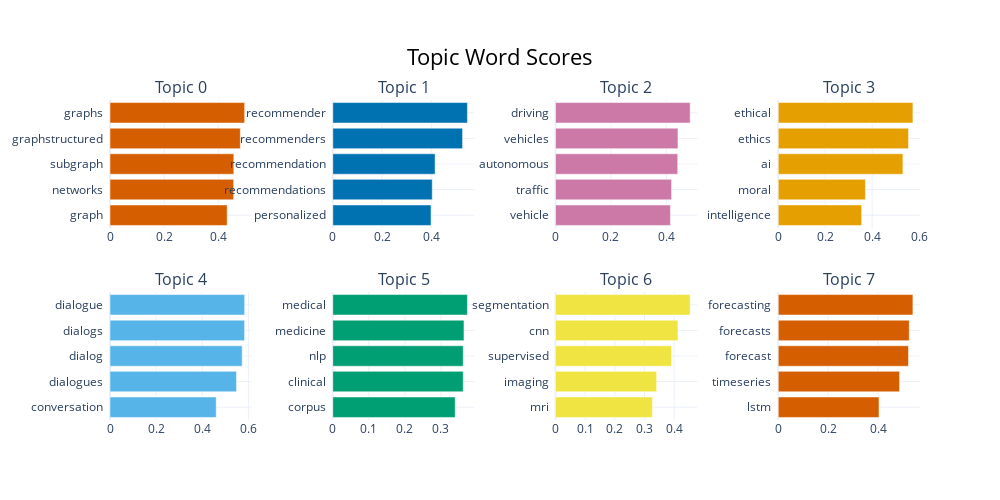

Write notebook code for a chart like this one.
### Code cell
topic_model_2.visualize_barchart()

### Figure 1 — Plotly figure (JSON) as saved in the notebook; plotly's stock layout.template omitted (floating-point values rounded to 4 significant figures)
{"data": [{"marker": {"color": "#D55E00"}, "orientation": "h", "x": [0.4314, 0.4553, 0.4558, 0.4799, 0.4958], "y": ["graph  ", "networks  ", "subgraph  ", "graphstructured  ", "graphs  "], "type": "bar", "xaxis": "x", "yaxis": "y"}, {"marker": {"color": "#0072B2"}, "orientation": "h", "x": [0.399, 0.4041, 0.4156, 0.5271, 0.5468], "y": ["personalized  ", "recommendations  ", "recommendation  ", "recommenders  ", "recommender  "], "type": "bar", "xaxis": "x2", "yaxis": "y2"}, {"marker": {"color": "#CC79A7"}, "orientation": "h", "x": [0.4148, 0.4189, 0.4411, 0.4419, 0.4859], "y": ["vehicle  ", "traffic  ", "autonomous  ", "vehicles  ", "driving  "], "type": "bar", "xaxis": "x3", "yaxis": "y3"}, {"marker": {"color": "#E69F00"}, "orientation": "h", "x": [0.3552, 0.3712, 0.531, 0.5548, 0.5736], "y": ["intelligence  ", "moral  ", "ai  ", "ethics  ", "ethical  "], "type": "bar", "xaxis": "x4", "yaxis": "y4"}, {"marker": {"color": "#56B4E9"}, "orientation": "h", "x": [0.4603, 0.5481, 0.5729, 0.5833, 0.5836], "y": ["conversation  ", "dialogues  ", "dialog  ", "dialogs  ", "dialogue  "], "type": "bar", "xaxis": "x5", "yaxis": "y5"}, {"marker": {"color": "#009E73"}, "orientation": "h", "x": [0.3394, 0.3616, 0.3617, 0.3637, 0.3732], "y": ["corpus  ", "clinical  ", "nlp  ", "medicine  ", "medical  "], "type": "bar", "xaxis": "x6", "yaxis": "y6"}, {"marker": {"color": "#F0E442"}, "orientation": "h", "x": [0.3267, 0.341, 0.3915, 0.4127, 0.454], "y": ["mri  ", "imaging  ", "supervised  ", "cnn  ", "segmentation  "], "type": "bar", "xaxis": "x7", "yaxis": "y7"}, {"marker": {"color": "#D55E00"}, "orientation": "h", "x": [0.4038, 0.4862, 0.522, 0.5249, 0.5397], "y": ["lstm  ", "timeseries  ", "forecast  ", "forecasts  ", "forecasting  "], "type": "bar", "xaxis": "x8", "yaxis": "y8"}], "layout": {"xaxis": {"anchor": "y", "domain": [0.0, 0.175], "showgrid": true}, "yaxis": {"anchor": "x", "domain": [0.6, 1.0], "showgrid": true}, "xaxis2": {"anchor": "y2", "domain": [0.275, 0.45], "showgrid": true}, "yaxis2": {"anchor": "x2", "domain": [0.6, 1.0], "showgrid": true}, "xaxis3": {"anchor": "y3", "domain": [0.55, 0.725], "showgrid": true}, "yaxis3": {"anchor": "x3", "domain": [0.6, 1.0], "showgrid": true}, "xaxis4": {"anchor": "y4", "domain": [0.825, 1.0], "showgrid": true}, "yaxis4": {"anchor": "x4", "domain": [0.6, 1.0], "showgrid": true}, "xaxis5": {"anchor": "y5", "domain": [0.0, 0.175], "showgrid": true}, "yaxis5": {"anchor": "x5", "domain": [0.0, 0.4], "showgrid": true}, "xaxis6": {"anchor": "y6", "domain": [0.275, 0.45], "showgrid": true}, "yaxis6": {"anchor": "x6", "domain": [0.0, 0.4], "showgrid": true}, "xaxis7": {"anchor": "y7", "domain": [0.55, 0.725], "showgrid": true}, "yaxis7": {"anchor": "x7", "domain": [0.0, 0.4], "showgrid": true}, "xaxis8": {"anchor": "y8", "domain": [0.825, 1.0], "showgrid": true}, "yaxis8": {"anchor": "x8", "domain": [0.0, 0.4], "showgrid": true}, "annotations": [{"font": {"size": 16}, "showarrow": false, "text": "Topic 0", "x": 0.0875, "xanchor": "center", "xref": "paper", "y": 1.0, "yanchor": "bottom", "yref": "paper"}, {"font": {"size": 16}, "showarrow": false, "text": "Topic 1", "x": 0.3625, "xanchor": "center", "xref": "paper", "y": 1.0, "yanchor": "bottom", "yref": "paper"}, {"font": {"size": 16}, "showarrow": false, "text": "Topic 2", "x": 0.6375, "xanchor": "center", "xref": "paper", "y": 1.0, "yanchor": "bottom", "yref": "paper"}, {"font": {"size": 16}, "showarrow": false, "text": "Topic 3", "x": 0.9125, "xanchor": "center", "xref": "paper", "y": 1.0, "yanchor": "bottom", "yref": "paper"}, {"font": {"size": 16}, "showarrow": false, "text": "Topic 4", "x": 0.0875, "xanchor": "center", "xref": "paper", "y": 0.4, "yanchor": "bottom", "yref": "paper"}, {"font": {"size": 16}, "showarrow": false, "text": "Topic 5", "x": 0.3625, "xanchor": "center", "xref": "paper", "y": 0.4, "yanchor": "bottom", "yref": "paper"}, {"font": {"size": 16}, "showarrow": false, "text": "Topic 6", "x": 0.6375, "xanchor": "center", "xref": "paper", "y": 0.4, "yanchor": "bottom", "yref": "paper"}, {"font": {"size": 16}, "showarrow": false, "text": "Topic 7", "x": 0.9125, "xanchor": "center", "xref": "paper", "y": 0.4, "yanchor": "bottom", "yref": "paper"}], "title": {"font": {"size": 22, "color": "Black"}, "text": "Topic Word Scores", "x": 0.5, "xanchor": "center", "yanchor": "top"}, "hoverlabel": {"font": {"size": 16, "family": "Rockwell"}, "bgcolor": "white"}, "showlegend": false, "width": 1000, "height": 500}}
